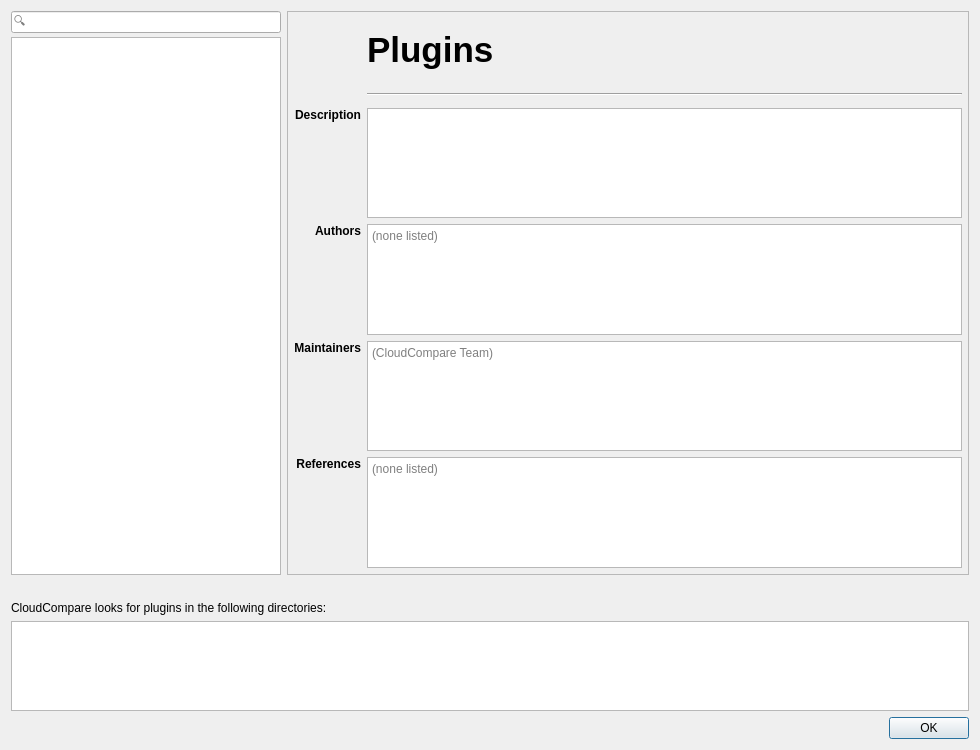
<?xml version="1.0" encoding="UTF-8"?>
<ui version="4.0">
 <class>ccPluginInfoDlg</class>
 <widget class="QDialog" name="ccPluginInfoDlg">
  <property name="geometry">
   <rect>
    <x>0</x>
    <y>0</y>
    <width>980</width>
    <height>750</height>
   </rect>
  </property>
  <property name="windowTitle">
   <string>Dialog</string>
  </property>
  <layout class="QVBoxLayout" name="verticalLayout">
   <item>
    <layout class="QHBoxLayout" name="horizontalLayout">
     <item>
      <layout class="QVBoxLayout" name="verticalLayout_2">
       <property name="spacing">
        <number>4</number>
       </property>
       <item>
        <widget class="QLineEdit" name="mSearchLineEdit">
         <property name="sizePolicy">
          <sizepolicy hsizetype="Preferred" vsizetype="Fixed">
           <horstretch>0</horstretch>
           <verstretch>0</verstretch>
          </sizepolicy>
         </property>
         <property name="toolTip">
          <string>Filter list by plugin name</string>
         </property>
         <property name="placeholderText">
          <string>🔍</string>
         </property>
         <property name="clearButtonEnabled">
          <bool>true</bool>
         </property>
        </widget>
       </item>
       <item>
        <widget class="QListView" name="mPluginListView">
         <property name="sizePolicy">
          <sizepolicy hsizetype="Fixed" vsizetype="Expanding">
           <horstretch>0</horstretch>
           <verstretch>0</verstretch>
          </sizepolicy>
         </property>
         <property name="minimumSize">
          <size>
           <width>270</width>
           <height>0</height>
          </size>
         </property>
         <property name="maximumSize">
          <size>
           <width>270</width>
           <height>16777215</height>
          </size>
         </property>
         <property name="editTriggers">
          <set>QAbstractItemView::NoEditTriggers</set>
         </property>
         <property name="iconSize">
          <size>
           <width>24</width>
           <height>24</height>
          </size>
         </property>
         <property name="uniformItemSizes">
          <bool>true</bool>
         </property>
        </widget>
       </item>
      </layout>
     </item>
     <item>
      <widget class="QFrame" name="frame">
       <property name="sizePolicy">
        <sizepolicy hsizetype="Expanding" vsizetype="Preferred">
         <horstretch>0</horstretch>
         <verstretch>0</verstretch>
        </sizepolicy>
       </property>
       <property name="frameShape">
        <enum>QFrame::StyledPanel</enum>
       </property>
       <property name="frameShadow">
        <enum>QFrame::Raised</enum>
       </property>
       <layout class="QGridLayout" name="gridLayout" columnstretch="0,1">
        <property name="leftMargin">
         <number>6</number>
        </property>
        <property name="topMargin">
         <number>6</number>
        </property>
        <property name="rightMargin">
         <number>6</number>
        </property>
        <property name="bottomMargin">
         <number>6</number>
        </property>
        <item row="2" column="1">
         <widget class="QTextEdit" name="mDescriptionTextEdit">
          <property name="readOnly">
           <bool>true</bool>
          </property>
         </widget>
        </item>
        <item row="2" column="0">
         <widget class="QLabel" name="label_2">
          <property name="font">
           <font>
            <weight>75</weight>
            <bold>true</bold>
           </font>
          </property>
          <property name="text">
           <string>Description</string>
          </property>
          <property name="alignment">
           <set>Qt::AlignRight|Qt::AlignTop|Qt::AlignTrailing</set>
          </property>
         </widget>
        </item>
        <item row="4" column="1">
         <widget class="QTextBrowser" name="mAuthorsTextBrowser">
          <property name="readOnly">
           <bool>true</bool>
          </property>
          <property name="html">
           <string>&lt;!DOCTYPE HTML PUBLIC &quot;-//W3C//DTD HTML 4.0//EN&quot; &quot;http://www.w3.org/TR/REC-html40/strict.dtd&quot;&gt;
&lt;html&gt;&lt;head&gt;&lt;meta name=&quot;qrichtext&quot; content=&quot;1&quot; /&gt;&lt;style type=&quot;text/css&quot;&gt;
p, li { white-space: pre-wrap; }
&lt;/style&gt;&lt;/head&gt;&lt;body style=&quot; font-family:'.SF NS Text'; font-size:13pt; font-weight:400; font-style:normal;&quot;&gt;
&lt;p style=&quot;-qt-paragraph-type:empty; margin-top:0px; margin-bottom:0px; margin-left:0px; margin-right:0px; -qt-block-indent:0; text-indent:0px;&quot;&gt;&lt;br /&gt;&lt;/p&gt;&lt;/body&gt;&lt;/html&gt;</string>
          </property>
          <property name="textInteractionFlags">
           <set>Qt::TextBrowserInteraction</set>
          </property>
          <property name="placeholderText">
           <string>(none listed)</string>
          </property>
          <property name="openExternalLinks">
           <bool>true</bool>
          </property>
         </widget>
        </item>
        <item row="0" column="1">
         <widget class="QLabel" name="mNameLabel">
          <property name="font">
           <font>
            <pointsize>26</pointsize>
            <weight>75</weight>
            <bold>true</bold>
           </font>
          </property>
          <property name="text">
           <string>Plugins</string>
          </property>
         </widget>
        </item>
        <item row="5" column="0">
         <widget class="QLabel" name="label_3">
          <property name="font">
           <font>
            <weight>75</weight>
            <bold>true</bold>
           </font>
          </property>
          <property name="text">
           <string>Maintainers</string>
          </property>
          <property name="alignment">
           <set>Qt::AlignRight|Qt::AlignTop|Qt::AlignTrailing</set>
          </property>
         </widget>
        </item>
        <item row="1" column="1">
         <widget class="Line" name="line">
          <property name="orientation">
           <enum>Qt::Horizontal</enum>
          </property>
         </widget>
        </item>
        <item row="1" column="0">
         <widget class="QLabel" name="mPluginTypeLabel">
          <property name="enabled">
           <bool>false</bool>
          </property>
          <property name="text">
           <string/>
          </property>
          <property name="alignment">
           <set>Qt::AlignCenter</set>
          </property>
         </widget>
        </item>
        <item row="5" column="1">
         <widget class="QTextBrowser" name="mMaintainerTextBrowser">
          <property name="readOnly">
           <bool>true</bool>
          </property>
          <property name="html">
           <string>&lt;!DOCTYPE HTML PUBLIC &quot;-//W3C//DTD HTML 4.0//EN&quot; &quot;http://www.w3.org/TR/REC-html40/strict.dtd&quot;&gt;
&lt;html&gt;&lt;head&gt;&lt;meta name=&quot;qrichtext&quot; content=&quot;1&quot; /&gt;&lt;style type=&quot;text/css&quot;&gt;
p, li { white-space: pre-wrap; }
&lt;/style&gt;&lt;/head&gt;&lt;body style=&quot; font-family:'.SF NS Text'; font-size:13pt; font-weight:400; font-style:normal;&quot;&gt;
&lt;p style=&quot;-qt-paragraph-type:empty; margin-top:0px; margin-bottom:0px; margin-left:0px; margin-right:0px; -qt-block-indent:0; text-indent:0px;&quot;&gt;&lt;br /&gt;&lt;/p&gt;&lt;/body&gt;&lt;/html&gt;</string>
          </property>
          <property name="placeholderText">
           <string>(CloudCompare Team)</string>
          </property>
          <property name="openExternalLinks">
           <bool>true</bool>
          </property>
         </widget>
        </item>
        <item row="0" column="0">
         <widget class="QLabel" name="mIcon">
          <property name="sizePolicy">
           <sizepolicy hsizetype="MinimumExpanding" vsizetype="Fixed">
            <horstretch>0</horstretch>
            <verstretch>0</verstretch>
           </sizepolicy>
          </property>
          <property name="minimumSize">
           <size>
            <width>64</width>
            <height>64</height>
           </size>
          </property>
          <property name="text">
           <string/>
          </property>
          <property name="pixmap">
           <pixmap resource="../../icones.qrc">:/CC/Icons/images/icon/cc_icon_64.png</pixmap>
          </property>
          <property name="alignment">
           <set>Qt::AlignCenter</set>
          </property>
         </widget>
        </item>
        <item row="4" column="0">
         <widget class="QLabel" name="label">
          <property name="font">
           <font>
            <weight>75</weight>
            <bold>true</bold>
           </font>
          </property>
          <property name="text">
           <string>Authors</string>
          </property>
          <property name="alignment">
           <set>Qt::AlignRight|Qt::AlignTop|Qt::AlignTrailing</set>
          </property>
         </widget>
        </item>
        <item row="6" column="0">
         <widget class="QLabel" name="mReferencesLabel">
          <property name="font">
           <font>
            <weight>75</weight>
            <bold>true</bold>
           </font>
          </property>
          <property name="text">
           <string>References</string>
          </property>
          <property name="alignment">
           <set>Qt::AlignRight|Qt::AlignTop|Qt::AlignTrailing</set>
          </property>
         </widget>
        </item>
        <item row="6" column="1">
         <widget class="QTextBrowser" name="mReferencesTextBrowser">
          <property name="html">
           <string>&lt;!DOCTYPE HTML PUBLIC &quot;-//W3C//DTD HTML 4.0//EN&quot; &quot;http://www.w3.org/TR/REC-html40/strict.dtd&quot;&gt;
&lt;html&gt;&lt;head&gt;&lt;meta name=&quot;qrichtext&quot; content=&quot;1&quot; /&gt;&lt;style type=&quot;text/css&quot;&gt;
p, li { white-space: pre-wrap; }
&lt;/style&gt;&lt;/head&gt;&lt;body style=&quot; font-family:'.SF NS Text'; font-size:13pt; font-weight:400; font-style:normal;&quot;&gt;
&lt;p style=&quot;-qt-paragraph-type:empty; margin-top:0px; margin-bottom:0px; margin-left:0px; margin-right:0px; -qt-block-indent:0; text-indent:0px;&quot;&gt;&lt;br /&gt;&lt;/p&gt;&lt;/body&gt;&lt;/html&gt;</string>
          </property>
          <property name="placeholderText">
           <string>(none listed)</string>
          </property>
          <property name="openExternalLinks">
           <bool>true</bool>
          </property>
         </widget>
        </item>
       </layout>
      </widget>
     </item>
    </layout>
   </item>
   <item>
    <widget class="QLabel" name="mWarningLabel">
     <property name="text">
      <string/>
     </property>
     <property name="alignment">
      <set>Qt::AlignCenter</set>
     </property>
     <property name="margin">
      <number>3</number>
     </property>
     <property name="textInteractionFlags">
      <set>Qt::NoTextInteraction</set>
     </property>
    </widget>
   </item>
   <item>
    <widget class="QLabel" name="label_5">
     <property name="text">
      <string>CloudCompare looks for plugins in the following directories:</string>
     </property>
    </widget>
   </item>
   <item>
    <widget class="QTextEdit" name="mPluginPathTextEdit">
     <property name="minimumSize">
      <size>
       <width>0</width>
       <height>90</height>
      </size>
     </property>
    </widget>
   </item>
   <item>
    <widget class="QDialogButtonBox" name="buttonBox">
     <property name="orientation">
      <enum>Qt::Horizontal</enum>
     </property>
     <property name="standardButtons">
      <set>QDialogButtonBox::Ok</set>
     </property>
    </widget>
   </item>
  </layout>
 </widget>
 <resources>
  <include location="../../icones.qrc"/>
  <include location="../../icones.qrc"/>
 </resources>
 <connections>
  <connection>
   <sender>buttonBox</sender>
   <signal>accepted()</signal>
   <receiver>ccPluginInfoDlg</receiver>
   <slot>accept()</slot>
   <hints>
    <hint type="sourcelabel">
     <x>248</x>
     <y>254</y>
    </hint>
    <hint type="destinationlabel">
     <x>157</x>
     <y>274</y>
    </hint>
   </hints>
  </connection>
 </connections>
</ui>
